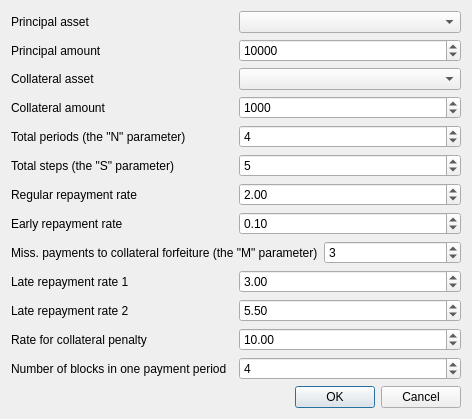
<?xml version="1.0" encoding="UTF-8"?>
<ui version="4.0">
 <class>CreatePlanDialog</class>
 <widget class="QDialog" name="CreatePlanDialog">
  <property name="geometry">
   <rect>
    <x>0</x>
    <y>0</y>
    <width>472</width>
    <height>402</height>
   </rect>
  </property>
  <property name="windowTitle">
   <string>Create loan plan</string>
  </property>
  <layout class="QVBoxLayout" name="verticalLayout_2">
   <item>
    <layout class="QVBoxLayout" name="verticalLayout">
     <item>
      <layout class="QHBoxLayout" name="horizontalLayout">
       <item>
        <widget class="QLabel" name="loanassetlabel">
         <property name="text">
          <string>Principal asset</string>
         </property>
        </widget>
       </item>
       <item>
        <widget class="QComboBox" name="LoanAssetcomboBox"/>
       </item>
      </layout>
     </item>
     <item>
      <layout class="QHBoxLayout" name="horizontalLayout_3">
       <item>
        <widget class="QLabel" name="LoanAmountlabel">
         <property name="text">
          <string>Principal amount</string>
         </property>
        </widget>
       </item>
       <item>
        <widget class="QSpinBox" name="LoanAmountspinBox">
         <property name="maximum">
          <number>2147483647</number>
         </property>
         <property name="value">
          <number>10000</number>
         </property>
        </widget>
       </item>
      </layout>
     </item>
     <item>
      <layout class="QHBoxLayout" name="horizontalLayout_4">
       <item>
        <widget class="QLabel" name="CollateralAssetlabel">
         <property name="text">
          <string>Collateral asset</string>
         </property>
        </widget>
       </item>
       <item>
        <widget class="QComboBox" name="CollateralAssetcomboBox"/>
       </item>
      </layout>
     </item>
     <item>
      <layout class="QHBoxLayout" name="horizontalLayout_5">
       <item>
        <widget class="QLabel" name="CollateralAmountlabel">
         <property name="text">
          <string>Collateral amount</string>
         </property>
        </widget>
       </item>
       <item>
        <widget class="QSpinBox" name="CollateralAmountspinBox">
         <property name="maximum">
          <number>2147483647</number>
         </property>
         <property name="value">
          <number>1000</number>
         </property>
        </widget>
       </item>
      </layout>
     </item>
     <item>
      <layout class="QHBoxLayout" name="horizontalLayout_6">
       <item>
        <widget class="QLabel" name="TotalPeriodslabel">
         <property name="text">
          <string>Total periods (the "N" parameter)</string>
         </property>
        </widget>
       </item>
       <item>
        <widget class="QSpinBox" name="TotalPeriodsspinBox">
         <property name="value">
          <number>4</number>
         </property>
        </widget>
       </item>
      </layout>
     </item>
     <item>
      <layout class="QHBoxLayout" name="horizontalLayout_12">
       <item>
        <widget class="QLabel" name="TotalStepslabel">
         <property name="text">
          <string>Total steps (the "S" parameter)</string>
         </property>
        </widget>
       </item>
       <item>
        <widget class="QSpinBox" name="TotalStepsspinBox">
         <property name="value">
          <number>5</number>
         </property>
        </widget>
       </item>
      </layout>
     </item>
     <item>
      <layout class="QHBoxLayout" name="horizontalLayout_7">
       <item>
        <widget class="QLabel" name="BaseRatelabel">
         <property name="text">
          <string>Regular repayment rate</string>
         </property>
        </widget>
       </item>
       <item>
        <widget class="QDoubleSpinBox" name="BaseRatedoubleSpinBox">
         <property name="value">
          <double>2.000000000000000</double>
         </property>
        </widget>
       </item>
      </layout>
     </item>
     <item>
      <layout class="QHBoxLayout" name="horizontalLayout_8">
       <item>
        <widget class="QLabel" name="EarlyRepaymentlabel">
         <property name="text">
          <string>Early repayment rate</string>
         </property>
        </widget>
       </item>
       <item>
        <widget class="QDoubleSpinBox" name="EarlyRatedoubleSpinBox">
         <property name="value">
          <double>0.100000000000000</double>
         </property>
        </widget>
       </item>
      </layout>
     </item>
     <item>
      <layout class="QHBoxLayout" name="horizontalLayout_2">
       <item>
        <widget class="QLabel" name="label">
         <property name="text">
          <string>Miss. payments to collateral forfeiture (the "M" parameter)</string>
         </property>
        </widget>
       </item>
       <item>
        <widget class="QSpinBox" name="num_skips">
           <property name="value">
            <number>3</number>
           </property>
         <property name="minimum">
          <number>1</number>
         </property>
         <property name="maximum">
          <number>6</number>
         </property>
        </widget>
       </item>
      </layout>
     </item>
     <item>
      <layout class="QVBoxLayout" name="late_layout">
       <item>
        <layout class="QHBoxLayout" name="horizontalLayout_9">
         <item>
          <widget class="QLabel" name="LateRepaymentlabel1">
           <property name="text">
            <string>Late repayment rate 1</string>
           </property>
          </widget>
         </item>
         <item>
          <widget class="QDoubleSpinBox" name="LateRatedoubleSpinBox1">
           <property name="value">
            <double>3.000000000000000</double>
           </property>
          </widget>
         </item>
        </layout>
       </item>
       <item>
        <layout class="QHBoxLayout" name="horizontalLayout_13">
         <item>
          <widget class="QLabel" name="LateRepaymentlabel2">
           <property name="text">
            <string>Late repayment rate 2</string>
           </property>
          </widget>
         </item>
         <item>
          <widget class="QDoubleSpinBox" name="LateRatedoubleSpinBox2">
           <property name="value">
            <double>5.500000000000000</double>
           </property>
          </widget>
         </item>
        </layout>
       </item>
      </layout>
     </item>
     <item>
      <layout class="QHBoxLayout" name="horizontalLayout_10">
       <item>
        <widget class="QLabel" name="PenaltyRatelabel">
         <property name="text">
          <string>Rate for collateral penalty</string>
         </property>
        </widget>
       </item>
       <item>
        <widget class="QDoubleSpinBox" name="PenaltyRatedoubleSpinBox">
         <property name="value">
          <double>10.000000000000000</double>
         </property>
        </widget>
       </item>
      </layout>
     </item>
     <item>
      <layout class="QHBoxLayout" name="horizontalLayout_11">
       <item>
        <widget class="QLabel" name="NumBlockslabel">
         <property name="text">
          <string>Number of blocks in one payment period</string>
         </property>
        </widget>
       </item>
       <item>
        <widget class="QSpinBox" name="NumBlocksspinBox">
         <property name="value">
          <number>4</number>
         </property>
        </widget>
       </item>
      </layout>
     </item>
     <item>
      <spacer name="verticalSpacer">
       <property name="orientation">
        <enum>Qt::Vertical</enum>
       </property>
       <property name="sizeHint" stdset="0">
        <size>
         <width>20</width>
         <height>40</height>
        </size>
       </property>
      </spacer>
     </item>
    </layout>
   </item>
   <item>
    <widget class="QDialogButtonBox" name="buttonBox">
     <property name="orientation">
      <enum>Qt::Horizontal</enum>
     </property>
     <property name="standardButtons">
      <set>QDialogButtonBox::Cancel|QDialogButtonBox::Ok</set>
     </property>
    </widget>
   </item>
  </layout>
 </widget>
 <resources/>
 <connections>
  <connection>
   <sender>buttonBox</sender>
   <signal>accepted()</signal>
   <receiver>CreatePlanDialog</receiver>
   <slot>accept()</slot>
   <hints>
    <hint type="sourcelabel">
     <x>248</x>
     <y>254</y>
    </hint>
    <hint type="destinationlabel">
     <x>157</x>
     <y>274</y>
    </hint>
   </hints>
  </connection>
  <connection>
   <sender>buttonBox</sender>
   <signal>rejected()</signal>
   <receiver>CreatePlanDialog</receiver>
   <slot>reject()</slot>
   <hints>
    <hint type="sourcelabel">
     <x>316</x>
     <y>260</y>
    </hint>
    <hint type="destinationlabel">
     <x>286</x>
     <y>274</y>
    </hint>
   </hints>
  </connection>
 </connections>
</ui>
